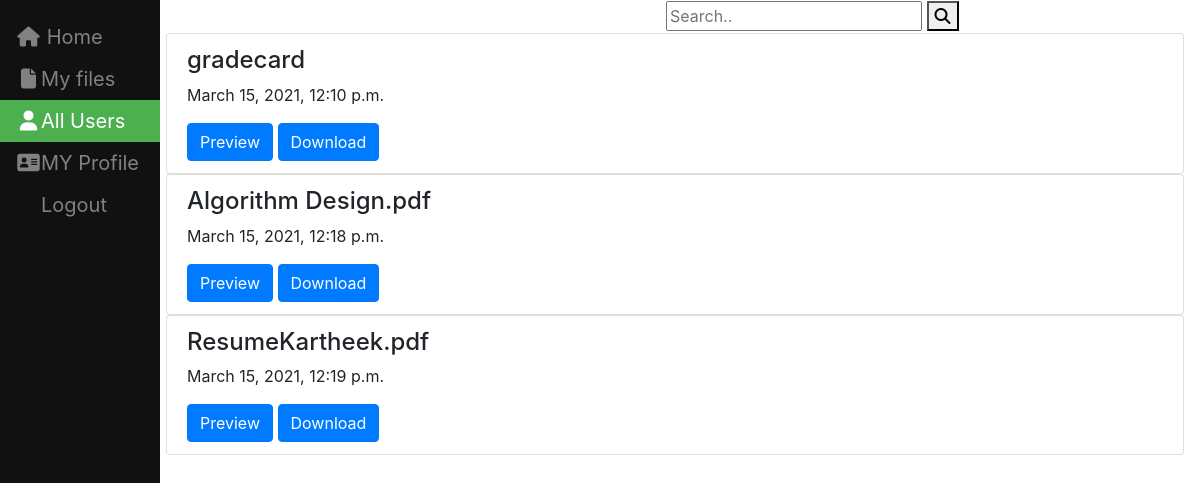
The page /Bharani on the database as committed earlier.
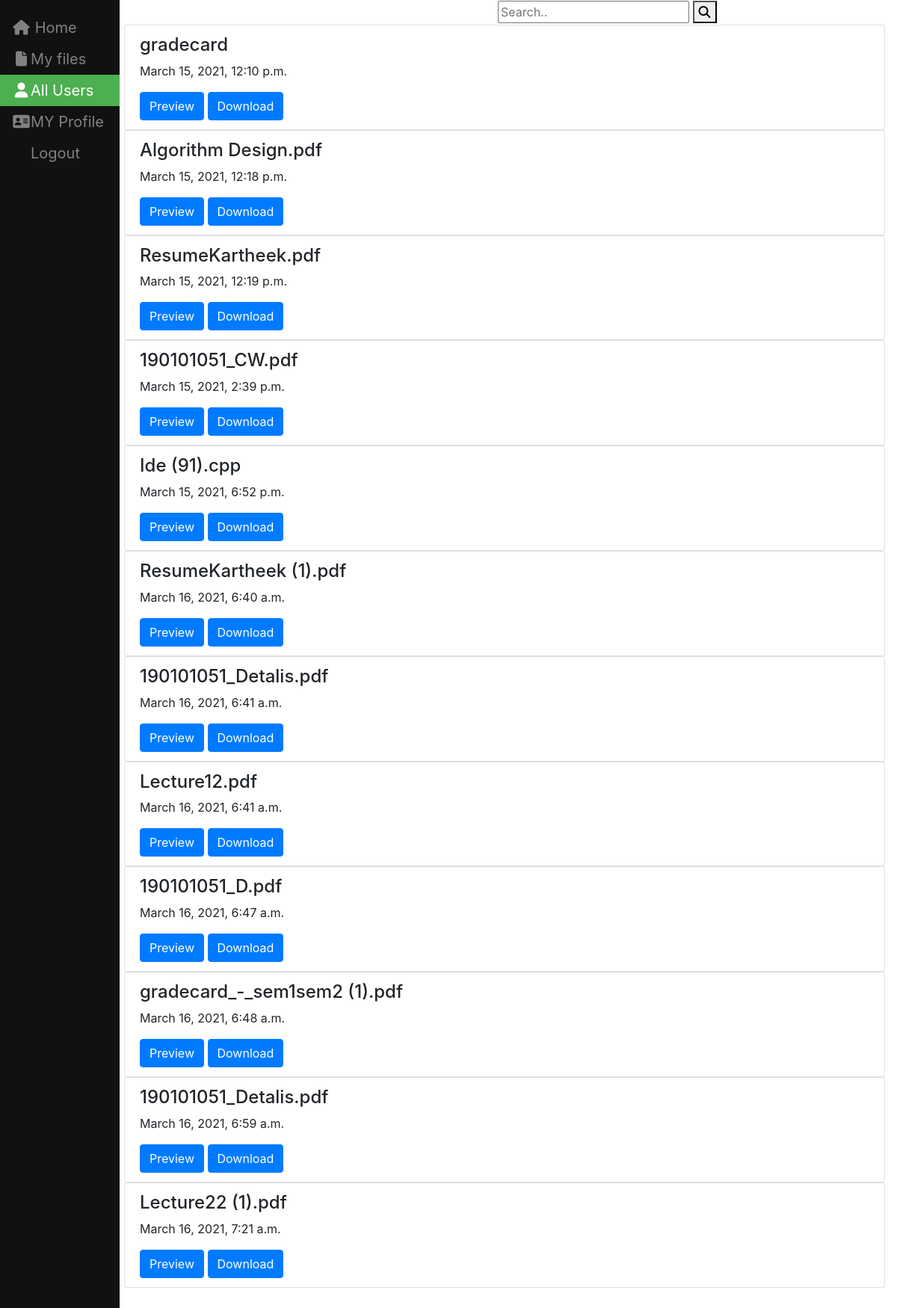
The same page on the database as committed later.
### filesharing/models.py (models this page shows, shortened)
class File(models.Model):
    name = models.CharField(max_length=100,null=True,blank=True)
    file=models.FileField(upload_to=user_directory_path);
    created_on = models.DateTimeField(auto_now_add=True)
    user = models.ForeignKey(User,on_delete=models.CASCADE, default=None)
    isprivate = models.BooleanField(default=False)

### filesharing/views.py (the view)
# urls.py: path('<slug:user>',views.ousersfile,name='ousersfiles'),
def ousersfile(request,user):
    print(user)
    ruser=User.objects.get(username=user)
    all_files = File.objects.filter(user=ruser)
    context = {'all_files': all_files, 'u': ruser}
    return render(request, 'filesharing/ousersfile.html', context)

### templates/filesharing/ousersfile.html (shortened to what this page needs)
{% load static %}
<!DOCTYPE html>
<html lang="en" dir="ltr">
  <head>
    <link rel="stylesheet" type="text/css" href="{%  static "css/styles.css" %}"/>
    <link rel="stylesheet" href="https://cdnjs.cloudflare.com/ajax/libs/font-awesome/4.7.0/css/font-awesome.min.css">
    <link rel="stylesheet" href="https://maxcdn.bootstrapcdn.com/bootstrap/4.0.0/css/bootstrap.min.css">
</head>
  <body>
<div class="sidebar">
  <a href="home1"><i class="fa fa-fw fa-home"></i> Home</a>
  <a  href="My_Files"><i class="fa fa-fw fa-file"></i>My files</a>
  <a class="active" href="allusers"><i class="fa fa-fw fa-user"></i>All Users</a>
  <a href="createdprofile"><i class="fa fa-fw fa-address-card"></i>MY Profile</a>
  <a href="logout">Logout</a>
</div>
<form class="example" action="action_page.php">
  <input type="text" placeholder="Search.." name="search">
  <button type="submit"><i class="fa fa-search"></i></button>
</form>
  <div class="content">
      <div class="list-group">
      {% for file in all_files %}
          {% if file.isprivate %}
          {% else %}
            <div class="list-group">
                 <div  class="list-group-item">
                    <h4 class="list-group-item-text">{{ file.name}}</h4>
                      <p class="list-group-item-text">{{ file.created_on}}</p>
                     <a class="list-group-item-text" href="{{ file.file.url }}" target="_blank"><button type="button" class="btn btn-primary">Preview</button> </a> </td>
                     <a class="list-group-item-text" href="{{ file.file.url }}" target="_blank" download><button type="button" class="btn btn-primary">Download</button></a>&nbsp;&nbsp;&nbsp;&nbsp;&nbsp;&nbsp;
                 </div>
          </div>
          {% endif %}
      {% endfor %}
     </div>
  </div>
  </body>
</html>

Rows that differ between the two databases and show on the page:
now on this page (row edited): File: name "190101051_CW.pdf", created_on "March 15, 2021, 2:39 p.m."
now on this page (row edited): File: name "Ide (91).cpp", created_on "March 15, 2021, 6:52 p.m."
now on this page (row edited): File: name "ResumeKartheek (1).pdf", created_on "March 16, 2021, 6:40 a.m."
now on this page (row edited): File: name "190101051_Detalis.pdf", created_on "March 16, 2021, 6:41 a.m."
now on this page (row edited): File: name "Lecture12.pdf", created_on "March 16, 2021, 6:41 a.m."
now on this page (row edited): File: name "190101051_D.pdf", created_on "March 16, 2021, 6:47 a.m."
now on this page (row edited): File: name "gradecard_-_sem1sem2 (1).pdf", created_on "March 16, 2021, 6:48 a.m."
now on this page (row edited): File: name "190101051_Detalis.pdf", created_on "March 16, 2021, 6:59 a.m."
added File: name "Lecture22 (1).pdf", created_on "March 16, 2021, 7:21 a.m."
